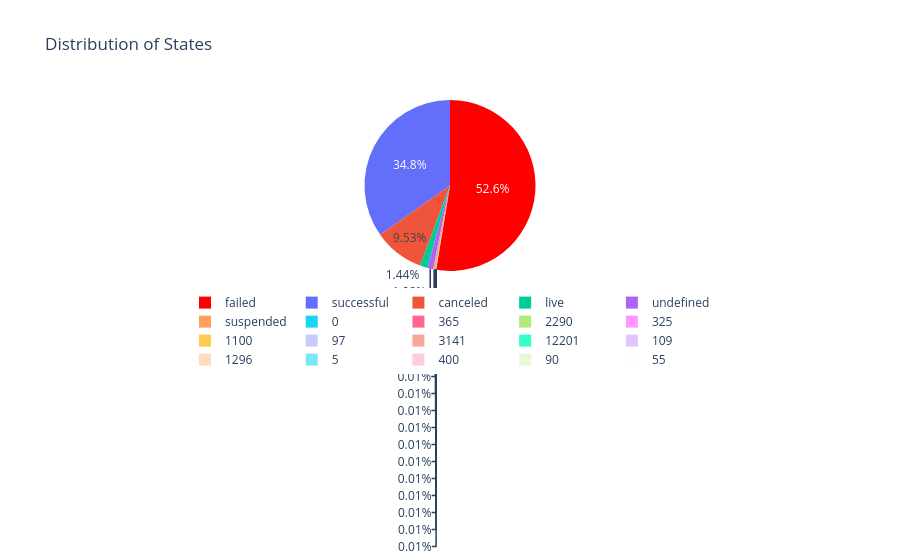

The notebook cell this image was saved under:
### Code cell
df_kick.columns = df_kick.columns.str.strip()

state = round(df_kick["state"].value_counts() / len(df_kick["state"]) * 100, 2)

labels = list(state.index)
values = list(state.values)

trace1 = go.Pie(labels=labels, values=values, marker=dict(colors=['red']))
layout = go.Layout(title='Distribution of States', legend=dict(orientation="h"))

fig = go.Figure(data=[trace1], layout=layout)
iplot(fig)

### Figure 1 — Plotly figure (JSON) as saved in the notebook; plotly's stock layout.template omitted (floating-point values rounded to 4 significant figures)
{"data": [{"labels": ["failed", "successful", "canceled", "live", "undefined", "suspended", "0", "365", "2290", "325", "1100", "97", "3141", "12201", "109", "1296", "5", "400", "90", "55"], "marker": {"colors": ["red"]}, "type": "pie", "values": [52.6, 34.78, 9.53, 1.44, 1.08, 0.4, 0.04, 0.01, 0.01, 0.01, 0.01, 0.01, 0.01, 0.01, 0.01, 0.01, 0.01, 0.01, 0.01, 0.01]}], "layout": {"legend": {"orientation": "h"}, "title": {"text": "Distribution of States"}}}
